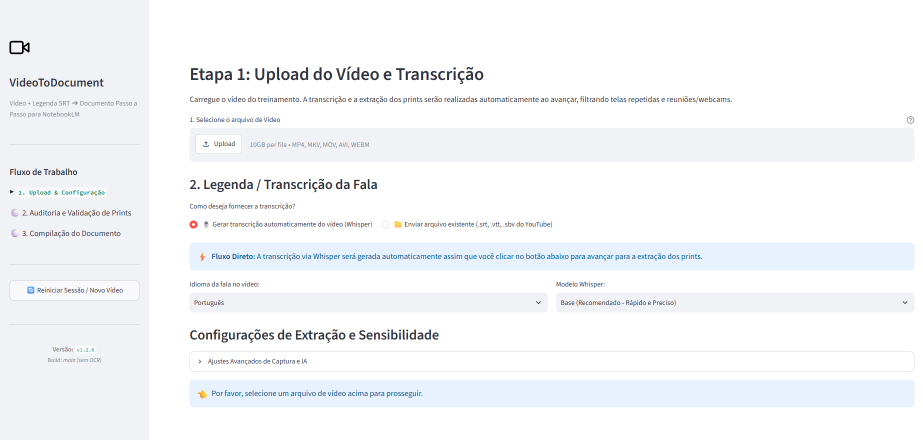
#> input picture frontend/src/imports/image.png, 1845 x 880 px (shown at 1/2 size)
$ python -i video_processor.py   (imports and definitions only)
#> lines starting #> are read from the running program, lines starting #| are printed output that depends on the picture; after the words box and inside, x2 and y2 are one past the last pixel; in counts of white or black regions, pixels touching at a corner belong together
#> further down, picture is the input picture: shape (880, 1845, 3); mean B, G, R 249.5, 246.9, 245.2
"""
Processador de vídeo: extração de frames, cálculo de similaridade e detecção de redundâncias.
"""

from dataclasses import dataclass
import os
import uuid
from typing import List, Optional, Tuple, Callable
import cv2
import numpy as np
from PIL import Image

from core.srt_parser import SubtitleItem


@dataclass
class ExtractedFrame:
    id: str
    timestamp_seconds: float
    timestamp_str: str
    subtitle_text: str
    image_path: str
    thumb_path: str = ""
    is_duplicate_candidate: bool = False
    similarity_score: float = 0.0
    selected: bool = True
    step_title: str = ""
    ocr_text: str = ""
    group_id: Optional[str] = None
    is_non_system_candidate: bool = False
    non_system_reason: str = ""


def detect_non_system_frame(image_np: np.ndarray) -> Tuple[bool, str]:
    """
    Analisa se o quadro capturado parece ser apenas câmeras/webcams/pessoas ou
    quadro sem interface de sistema, utilizando métricas de visão computacional:
    1. Detecção de linhas ortogonais estruturadas (típicas de janelas, menus, tabelas e inputs).
    2. Proporção de tons de pele humana (espaço de cores YCrCb).
    3. Densidade de bordas e contraste característico de telas de software.
    """
    if image_np is None or image_np.size == 0:
        return False, ""

    try:
        h, w = image_np.shape[:2]
#> h = 880; w = 1845
        target_w = 480
        target_h = int(h * (target_w / float(w)))
#> target_h = 228
        small = cv2.resize(image_np, (target_w, target_h), interpolation=cv2.INTER_AREA)
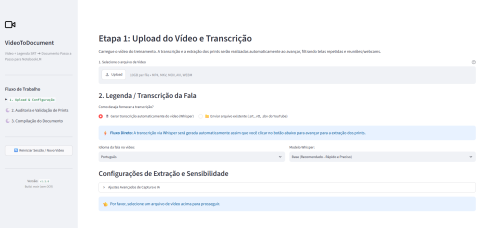
#> small: shape (228, 480, 3); mean B, G, R 249.5, 246.9, 245.2
        gray = cv2.cvtColor(small, cv2.COLOR_BGR2GRAY)

        edges = cv2.Canny(gray, 50, 150)
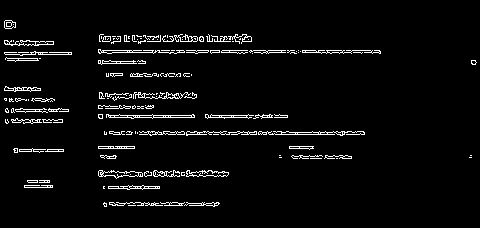
#> edges: shape (228, 480); 4.3% white in thin lines or dots, all inside (x1, y1, x2, y2) = (4, 20, 477, 207)
        total_edge_pixels = int(np.count_nonzero(edges))
#> total_edge_pixels = 4678
        total_pixels = target_w * target_h
#> total_pixels = 109440

        h_kernel = cv2.getStructuringElement(cv2.MORPH_RECT, (15, 1))
        v_kernel = cv2.getStructuringElement(cv2.MORPH_RECT, (1, 15))
        h_lines = cv2.morphologyEx(edges, cv2.MORPH_OPEN, h_kernel)
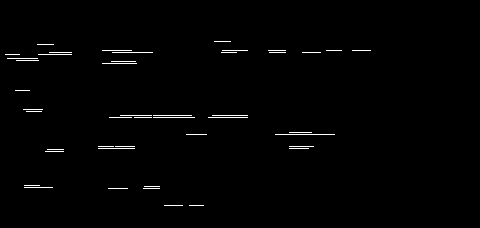
#> h_lines: shape (228, 480); 1% white in thin lines or dots, all inside (x1, y1, x2, y2) = (5, 41, 371, 206)
        v_lines = cv2.morphologyEx(edges, cv2.MORPH_OPEN, v_kernel)
#> v_lines: shape (228, 480); every value is 0
        ortho_pixels = int(np.count_nonzero(h_lines) + np.count_nonzero(v_lines))
#> ortho_pixels = 1093

        edge_density = total_edge_pixels / float(total_pixels)
#> edge_density = 0.0427
        ortho_ratio = ortho_pixels / float(max(1, total_edge_pixels))
#> ortho_ratio = 0.234

        ycrcb = cv2.cvtColor(small, cv2.COLOR_BGR2YCrCb)
#> ycrcb: shape (228, 480, 3); mean of channels 0, 1, 2 246.7, 127, 129.5
        skin_mask = cv2.inRange(ycrcb, np.array([0, 133, 77]), np.array([255, 173, 127]))
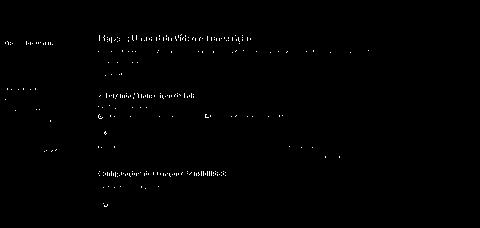
#> skin_mask: shape (228, 480); 0.53% white in thin lines or dots, all inside (x1, y1, x2, y2) = (5, 34, 369, 207)
        skin_ratio = int(np.count_nonzero(skin_mask)) / float(total_pixels)
#> skin_ratio = 0.00534

        # Regra 1: Alta proporção de pele E baixa estrutura de linhas ortogonais de software
        if skin_ratio > 0.07 and ortho_ratio < 0.40:
            return True, f"Câmera/Pessoas detectadas ({skin_ratio*100:.1f}% área de pele sem tela de sistema)"

        # Regra 2: Ausência de interface (muito pouca borda ou pouquíssima estrutura ortogonal)
        if edge_density < 0.012 and ortho_ratio < 0.28:
            return True, "Tela sem interface de software identificável"

        return False, ""
    except Exception:
        return False, ""


# [65 lines left out: functions ensure_thumbnail, compute_dhash, hamming_distance, calculate_similarity, not called in this run]


class VideoProcessor:
    # [187 lines left out: functions __init__, get_frame_at_timestamp, save_frame_to_file, process_subtitles, refresh_frame_image, not called in this run]

>>> import cv2
>>> picture = cv2.imread('../frontend/src/imports/image.png')
>>> result = detect_non_system_frame(picture)
#> result = (False, '')
